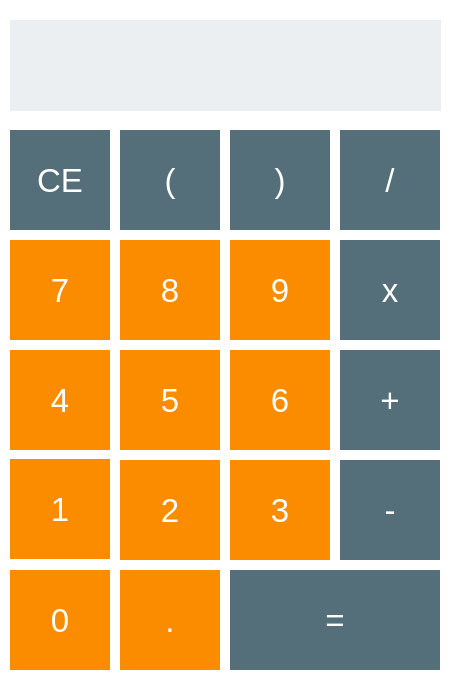
<?xml version="1.0" encoding="UTF-8"?>
<ui version="4.0">
 <class>MainWindow</class>
 <widget class="QMainWindow" name="MainWindow">
  <property name="geometry">
   <rect>
    <x>0</x>
    <y>0</y>
    <width>451</width>
    <height>682</height>
   </rect>
  </property>
  <property name="windowTitle">
   <string>Calculator</string>
  </property>
  <property name="styleSheet">
   <string notr="true">background-color: #FFFFFF</string>
  </property>
  <widget class="QWidget" name="centralWidget">
   <widget class="QPushButton" name="pushButton">
    <property name="geometry">
     <rect>
      <x>10</x>
      <y>459</y>
      <width>100</width>
      <height>100</height>
     </rect>
    </property>
    <property name="styleSheet">
     <string notr="true">background: #fb8c00;
border-radius: 60;
box-shadow: 0px 1px 3px #7d7d7d;
color: #ffffff;
font-size: 33px;s
text-decoration: none;</string>
    </property>
    <property name="text">
     <string>1</string>
    </property>
   </widget>
   <widget class="QPushButton" name="pushButton_2">
    <property name="geometry">
     <rect>
      <x>120</x>
      <y>460</y>
      <width>100</width>
      <height>100</height>
     </rect>
    </property>
    <property name="styleSheet">
     <string notr="true">background: #fb8c00;
border-radius: 60;
box-shadow: 0px 1px 3px #7d7d7d;
color: #ffffff;
font-size: 33px;s
text-decoration: none;</string>
    </property>
    <property name="text">
     <string>2</string>
    </property>
   </widget>
   <widget class="QPushButton" name="pushButton_3">
    <property name="geometry">
     <rect>
      <x>340</x>
      <y>350</y>
      <width>100</width>
      <height>100</height>
     </rect>
    </property>
    <property name="styleSheet">
     <string notr="true">background: #546e7a;
border-radius: 60;
box-shadow: 0px 1px 3px #7d7d7d;
color: #ffffff;
font-size: 33px;s
text-decoration: none;</string>
    </property>
    <property name="text">
     <string>+</string>
    </property>
   </widget>
   <widget class="QPushButton" name="pushButton_4">
    <property name="geometry">
     <rect>
      <x>230</x>
      <y>570</y>
      <width>210</width>
      <height>100</height>
     </rect>
    </property>
    <property name="styleSheet">
     <string notr="true">background: #546e7a;
border-radius: 60;
box-shadow: 0px 1px 3px #7d7d7d;
color: #ffffff;
font-size: 33px;s
text-decoration: none;</string>
    </property>
    <property name="text">
     <string>=</string>
    </property>
   </widget>
   <widget class="QLabel" name="label">
    <property name="geometry">
     <rect>
      <x>10</x>
      <y>20</y>
      <width>431</width>
      <height>91</height>
     </rect>
    </property>
    <property name="styleSheet">
     <string notr="true">background: #eceff1;
border-radius: 60;
box-shadow: 0px 1px 3px #7d7d7ds;
color: #546e7a;
font-size: 33px;s
text-decoration: none;
padding-right: 7px;</string>
    </property>
    <property name="text">
     <string/>
    </property>
    <property name="alignment">
     <set>Qt::AlignLeading|Qt::AlignLeft|Qt::AlignVCenter</set>
    </property>
   </widget>
   <widget class="QPushButton" name="pushButton_6">
    <property name="geometry">
     <rect>
      <x>230</x>
      <y>460</y>
      <width>100</width>
      <height>100</height>
     </rect>
    </property>
    <property name="styleSheet">
     <string notr="true">background: #fb8c00;
border-radius: 60;
box-shadow: 0px 1px 3px #7d7d7d;
color: #ffffff;
font-size: 33px;s
text-decoration: none;</string>
    </property>
    <property name="text">
     <string>3</string>
    </property>
   </widget>
   <widget class="QPushButton" name="pushButton_7">
    <property name="geometry">
     <rect>
      <x>10</x>
      <y>350</y>
      <width>100</width>
      <height>100</height>
     </rect>
    </property>
    <property name="styleSheet">
     <string notr="true">background: #fb8c00;
border-radius: 60;
box-shadow: 0px 1px 3px #7d7d7d;
color: #ffffff;
font-size: 33px;s
text-decoration: none;</string>
    </property>
    <property name="text">
     <string>4</string>
    </property>
   </widget>
   <widget class="QPushButton" name="pushButton_8">
    <property name="geometry">
     <rect>
      <x>120</x>
      <y>350</y>
      <width>100</width>
      <height>100</height>
     </rect>
    </property>
    <property name="styleSheet">
     <string notr="true">background: #fb8c00;
border-radius: 60;
box-shadow: 0px 1px 3px #7d7d7d;
color: #ffffff;
font-size: 33px;s
text-decoration: none;
	</string>
    </property>
    <property name="text">
     <string>5</string>
    </property>
   </widget>
   <widget class="QPushButton" name="pushButton_9">
    <property name="geometry">
     <rect>
      <x>230</x>
      <y>350</y>
      <width>100</width>
      <height>100</height>
     </rect>
    </property>
    <property name="styleSheet">
     <string notr="true">background: #fb8c00;
border-radius: 60;
box-shadow: 0px 1px 3px #7d7d7d;
color: #ffffff;
font-size: 33px;s
text-decoration: none;</string>
    </property>
    <property name="text">
     <string>6</string>
    </property>
   </widget>
   <widget class="QPushButton" name="pushButton_10">
    <property name="geometry">
     <rect>
      <x>10</x>
      <y>240</y>
      <width>100</width>
      <height>100</height>
     </rect>
    </property>
    <property name="styleSheet">
     <string notr="true">background: #fb8c00;
border-radius: 60;
box-shadow: 0px 1px 3px #7d7d7d;
color: #ffffff;
font-size: 33px;s
text-decoration: none;</string>
    </property>
    <property name="text">
     <string>7</string>
    </property>
   </widget>
   <widget class="QPushButton" name="pushButton_11">
    <property name="geometry">
     <rect>
      <x>120</x>
      <y>240</y>
      <width>100</width>
      <height>100</height>
     </rect>
    </property>
    <property name="styleSheet">
     <string notr="true">background: #fb8c00;
border-radius: 60;
box-shadow: 0px 1px 3px #7d7d7d;
color: #ffffff;
font-size: 33px;s
text-decoration: none;</string>
    </property>
    <property name="text">
     <string>8</string>
    </property>
   </widget>
   <widget class="QPushButton" name="pushButton_12">
    <property name="geometry">
     <rect>
      <x>230</x>
      <y>240</y>
      <width>100</width>
      <height>100</height>
     </rect>
    </property>
    <property name="styleSheet">
     <string notr="true">background: #fb8c00;
border-radius: 60;
box-shadow: 0px 1px 3px #7d7d7d;
color: #ffffff;
font-size: 33px;s
text-decoration: none;</string>
    </property>
    <property name="text">
     <string>9</string>
    </property>
   </widget>
   <widget class="QPushButton" name="pushButton_13">
    <property name="geometry">
     <rect>
      <x>340</x>
      <y>460</y>
      <width>100</width>
      <height>100</height>
     </rect>
    </property>
    <property name="styleSheet">
     <string notr="true">background: #546e7a;
border-radius: 60;
box-shadow: 0px 1px 3px #7d7d7d;
color: #ffffff;
font-size: 33px;s
text-decoration: none;</string>
    </property>
    <property name="text">
     <string>-</string>
    </property>
   </widget>
   <widget class="QPushButton" name="pushButton_14">
    <property name="geometry">
     <rect>
      <x>340</x>
      <y>240</y>
      <width>100</width>
      <height>100</height>
     </rect>
    </property>
    <property name="styleSheet">
     <string notr="true">background: #546e7a;
border-radius: 60;
box-shadow: 0px 1px 3px #7d7d7d;
color: #ffffff;
font-size: 33px;s
text-decoration: none;</string>
    </property>
    <property name="text">
     <string>x</string>
    </property>
   </widget>
   <widget class="QPushButton" name="pushButton_15">
    <property name="geometry">
     <rect>
      <x>340</x>
      <y>130</y>
      <width>100</width>
      <height>100</height>
     </rect>
    </property>
    <property name="styleSheet">
     <string notr="true">background: #546e7a;
border-radius: 60;
box-shadow: 0px 1px 3px #7d7d7d;
color: #ffffff;
font-size: 33px;s
text-decoration: none;</string>
    </property>
    <property name="text">
     <string>/</string>
    </property>
   </widget>
   <widget class="QPushButton" name="pushButton_16">
    <property name="geometry">
     <rect>
      <x>120</x>
      <y>130</y>
      <width>100</width>
      <height>100</height>
     </rect>
    </property>
    <property name="styleSheet">
     <string notr="true">background: #546e7a;
border-radius: 60;
box-shadow: 0px 1px 3px #7d7d7d;
color: #ffffff;
font-size: 33px;s
text-decoration: none;</string>
    </property>
    <property name="text">
     <string>(</string>
    </property>
   </widget>
   <widget class="QPushButton" name="pushButton_17">
    <property name="geometry">
     <rect>
      <x>230</x>
      <y>130</y>
      <width>100</width>
      <height>100</height>
     </rect>
    </property>
    <property name="styleSheet">
     <string notr="true">background: #546e7a;
border-radius: 60;
box-shadow: 0px 1px 3px #7d7d7d;
color: #ffffff;
font-size: 33px;s
text-decoration: none;</string>
    </property>
    <property name="text">
     <string>)</string>
    </property>
   </widget>
   <widget class="QPushButton" name="pushButton_18">
    <property name="geometry">
     <rect>
      <x>10</x>
      <y>570</y>
      <width>100</width>
      <height>100</height>
     </rect>
    </property>
    <property name="styleSheet">
     <string notr="true">background: #fb8c00;
border-radius: 60;
box-shadow: 0px 1px 3px #7d7d7d;
color: #ffffff;
font-size: 33px;s
text-decoration: none;</string>
    </property>
    <property name="text">
     <string>0</string>
    </property>
   </widget>
   <widget class="QPushButton" name="pushButton_5">
    <property name="geometry">
     <rect>
      <x>120</x>
      <y>570</y>
      <width>100</width>
      <height>100</height>
     </rect>
    </property>
    <property name="styleSheet">
     <string notr="true">background: #fb8c00;
border-radius: 60;
box-shadow: 0px 1px 3px #7d7d7d;
color: #ffffff;
font-size: 33px;s
text-decoration: none;</string>
    </property>
    <property name="text">
     <string>.</string>
    </property>
   </widget>
   <widget class="QPushButton" name="pushButton_19">
    <property name="geometry">
     <rect>
      <x>10</x>
      <y>130</y>
      <width>100</width>
      <height>100</height>
     </rect>
    </property>
    <property name="styleSheet">
     <string notr="true">background: #546e7a;
border-radius: 60;
box-shadow: 0px 1px 3px #7d7d7d;
color: #ffffff;
font-size: 33px;s
text-decoration: none;</string>
    </property>
    <property name="text">
     <string>CE</string>
    </property>
   </widget>
  </widget>
 </widget>
 <layoutdefault spacing="6" margin="11"/>
 <resources/>
 <connections/>
</ui>
